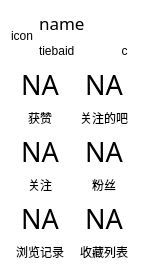
<?xml version="1.0" encoding="UTF-8"?>
<ui version="4.0">
 <class>Form</class>
 <widget class="QWidget" name="Form">
  <property name="geometry">
   <rect>
    <x>0</x>
    <y>0</y>
    <width>144</width>
    <height>271</height>
   </rect>
  </property>
  <property name="windowTitle">
   <string>主窗口menu</string>
  </property>
  <property name="styleSheet">
   <string notr="true">QWidget{font-family: &quot;微软雅黑&quot;;}
QWidget#Form{
	background-color: rgb(255, 255, 255);
}</string>
  </property>
  <layout class="QGridLayout" name="gridLayout_3">
   <item row="0" column="0">
    <layout class="QGridLayout" name="gridLayout_2" columnstretch="0,1">
     <item row="0" column="1">
      <widget class="QLabel" name="label_2">
       <property name="font">
        <font>
         <family>微软雅黑</family>
         <pointsize>13</pointsize>
        </font>
       </property>
       <property name="cursor">
        <cursorShape>PointingHandCursor</cursorShape>
       </property>
       <property name="text">
        <string>name</string>
       </property>
      </widget>
     </item>
     <item row="1" column="1">
      <layout class="QHBoxLayout" name="horizontalLayout">
       <item>
        <widget class="QLabel" name="label_3">
         <property name="text">
          <string>tiebaid</string>
         </property>
        </widget>
       </item>
       <item>
        <widget class="QToolButton" name="toolButton_3">
         <property name="toolTip">
          <string>&lt;html&gt;&lt;head/&gt;&lt;body&gt;&lt;p&gt;复制&lt;/p&gt;&lt;/body&gt;&lt;/html&gt;</string>
         </property>
         <property name="styleSheet">
          <string notr="true">QToolButton {
                background-color: transparent;
                border: none;
                border-radius: 6px;
                padding: 1px;
				icon-size: 15px;
                }

                /* 鼠标悬停时：轻微灰色背景 */
                QToolButton:hover {
                background-color: rgba(0, 0, 0, 0.08);
                }

                /* 按下时：更深的背景色，模拟按下效果 */
                QToolButton:pressed {
                background-color: rgba(0, 0, 0, 0.15);
                }

                /* 禁用状态：半透明，显示不可点击 */
                QToolButton:disabled {
                background-color: transparent;
                opacity: 0.4;
                }

                /* 可选：如果按钮有菜单箭头，也可以美化箭头 */
                QToolButton::menu-indicator {
                image: url(:/icons/menu_arrow.png); /* 自定义箭头图标 */
                subcontrol-position: right center;
                subcontrol-origin: padding;
                left: -4px;
                }</string>
         </property>
         <property name="text">
          <string>c</string>
         </property>
        </widget>
       </item>
      </layout>
     </item>
     <item row="0" column="0" rowspan="2">
      <widget class="QLabel" name="label">
       <property name="cursor">
        <cursorShape>PointingHandCursor</cursorShape>
       </property>
       <property name="text">
        <string>icon</string>
       </property>
       <property name="alignment">
        <set>Qt::AlignCenter</set>
       </property>
      </widget>
     </item>
    </layout>
   </item>
   <item row="1" column="0">
    <layout class="QGridLayout" name="gridLayout">
     <item row="0" column="0">
      <layout class="QVBoxLayout" name="verticalLayout_3">
       <item>
        <widget class="QLabel" name="label_8">
         <property name="font">
          <font>
           <family>微软雅黑</family>
           <pointsize>20</pointsize>
          </font>
         </property>
         <property name="cursor">
          <cursorShape>PointingHandCursor</cursorShape>
         </property>
         <property name="text">
          <string>NA</string>
         </property>
         <property name="alignment">
          <set>Qt::AlignBottom|Qt::AlignHCenter</set>
         </property>
        </widget>
       </item>
       <item>
        <widget class="QLabel" name="label_9">
         <property name="cursor">
          <cursorShape>PointingHandCursor</cursorShape>
         </property>
         <property name="text">
          <string>获赞</string>
         </property>
         <property name="alignment">
          <set>Qt::AlignHCenter|Qt::AlignTop</set>
         </property>
        </widget>
       </item>
      </layout>
     </item>
     <item row="1" column="0">
      <layout class="QVBoxLayout" name="verticalLayout">
       <item>
        <widget class="QLabel" name="label_4">
         <property name="font">
          <font>
           <family>微软雅黑</family>
           <pointsize>20</pointsize>
          </font>
         </property>
         <property name="cursor">
          <cursorShape>PointingHandCursor</cursorShape>
         </property>
         <property name="text">
          <string>NA</string>
         </property>
         <property name="alignment">
          <set>Qt::AlignBottom|Qt::AlignHCenter</set>
         </property>
        </widget>
       </item>
       <item>
        <widget class="QLabel" name="label_5">
         <property name="cursor">
          <cursorShape>PointingHandCursor</cursorShape>
         </property>
         <property name="text">
          <string>关注</string>
         </property>
         <property name="alignment">
          <set>Qt::AlignHCenter|Qt::AlignTop</set>
         </property>
        </widget>
       </item>
      </layout>
     </item>
     <item row="0" column="1">
      <layout class="QVBoxLayout" name="verticalLayout_4">
       <item>
        <widget class="QLabel" name="label_10">
         <property name="font">
          <font>
           <family>微软雅黑</family>
           <pointsize>20</pointsize>
          </font>
         </property>
         <property name="cursor">
          <cursorShape>PointingHandCursor</cursorShape>
         </property>
         <property name="text">
          <string>NA</string>
         </property>
         <property name="alignment">
          <set>Qt::AlignBottom|Qt::AlignHCenter</set>
         </property>
        </widget>
       </item>
       <item>
        <widget class="QLabel" name="label_11">
         <property name="cursor">
          <cursorShape>PointingHandCursor</cursorShape>
         </property>
         <property name="text">
          <string>关注的吧</string>
         </property>
         <property name="alignment">
          <set>Qt::AlignHCenter|Qt::AlignTop</set>
         </property>
        </widget>
       </item>
      </layout>
     </item>
     <item row="1" column="1">
      <layout class="QVBoxLayout" name="verticalLayout_2">
       <item>
        <widget class="QLabel" name="label_6">
         <property name="font">
          <font>
           <family>微软雅黑</family>
           <pointsize>20</pointsize>
          </font>
         </property>
         <property name="cursor">
          <cursorShape>PointingHandCursor</cursorShape>
         </property>
         <property name="text">
          <string>NA</string>
         </property>
         <property name="alignment">
          <set>Qt::AlignBottom|Qt::AlignHCenter</set>
         </property>
        </widget>
       </item>
       <item>
        <widget class="QLabel" name="label_7">
         <property name="cursor">
          <cursorShape>PointingHandCursor</cursorShape>
         </property>
         <property name="text">
          <string>粉丝</string>
         </property>
         <property name="alignment">
          <set>Qt::AlignHCenter|Qt::AlignTop</set>
         </property>
        </widget>
       </item>
      </layout>
     </item>
     <item row="2" column="0">
      <layout class="QVBoxLayout" name="verticalLayout_6">
       <item>
        <widget class="QLabel" name="label_12">
         <property name="font">
          <font>
           <family>微软雅黑</family>
           <pointsize>20</pointsize>
          </font>
         </property>
         <property name="cursor">
          <cursorShape>PointingHandCursor</cursorShape>
         </property>
         <property name="text">
          <string>NA</string>
         </property>
         <property name="alignment">
          <set>Qt::AlignBottom|Qt::AlignHCenter</set>
         </property>
        </widget>
       </item>
       <item>
        <widget class="QLabel" name="label_13">
         <property name="cursor">
          <cursorShape>PointingHandCursor</cursorShape>
         </property>
         <property name="text">
          <string>浏览记录</string>
         </property>
         <property name="alignment">
          <set>Qt::AlignHCenter|Qt::AlignTop</set>
         </property>
        </widget>
       </item>
      </layout>
     </item>
     <item row="2" column="1">
      <layout class="QVBoxLayout" name="verticalLayout_7">
       <item>
        <widget class="QLabel" name="label_14">
         <property name="font">
          <font>
           <family>微软雅黑</family>
           <pointsize>20</pointsize>
          </font>
         </property>
         <property name="cursor">
          <cursorShape>PointingHandCursor</cursorShape>
         </property>
         <property name="text">
          <string>NA</string>
         </property>
         <property name="alignment">
          <set>Qt::AlignBottom|Qt::AlignHCenter</set>
         </property>
        </widget>
       </item>
       <item>
        <widget class="QLabel" name="label_15">
         <property name="cursor">
          <cursorShape>PointingHandCursor</cursorShape>
         </property>
         <property name="text">
          <string>收藏列表</string>
         </property>
         <property name="alignment">
          <set>Qt::AlignHCenter|Qt::AlignTop</set>
         </property>
        </widget>
       </item>
      </layout>
     </item>
    </layout>
   </item>
  </layout>
 </widget>
 <resources/>
 <connections/>
</ui>
